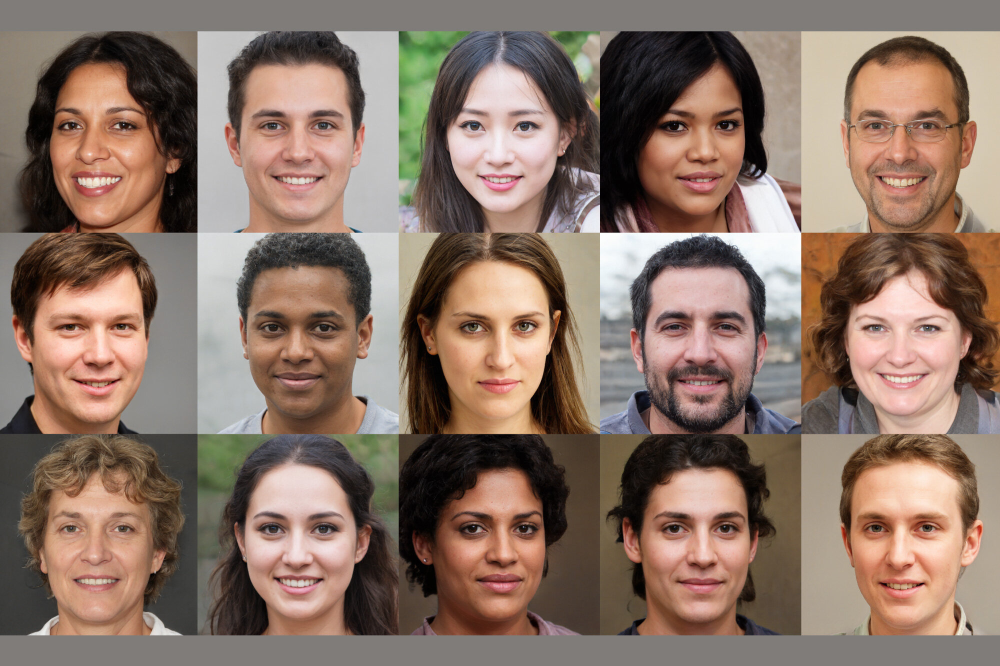
#> input picture Images/group3.jpg, 2000 x 1331 px, found by its file name (shown at 1/2 size)
$ python face_detect.py
#> lines starting #> are read from the running program, lines starting #| are printed output that depends on the picture; after the words box and inside, x2 and y2 are one past the last pixel; in counts of white or black regions, pixels touching at a corner belong together
import cv2 as cv

#reading and displaying original image
img = cv.imread('Images\group3.jpg')
#> img is the input picture: shape (1331, 2000, 3); mean B, G, R 102.6, 115.7, 138.6

#converting image to grayscale
gray = cv.cvtColor(img, cv.COLOR_BGR2GRAY)
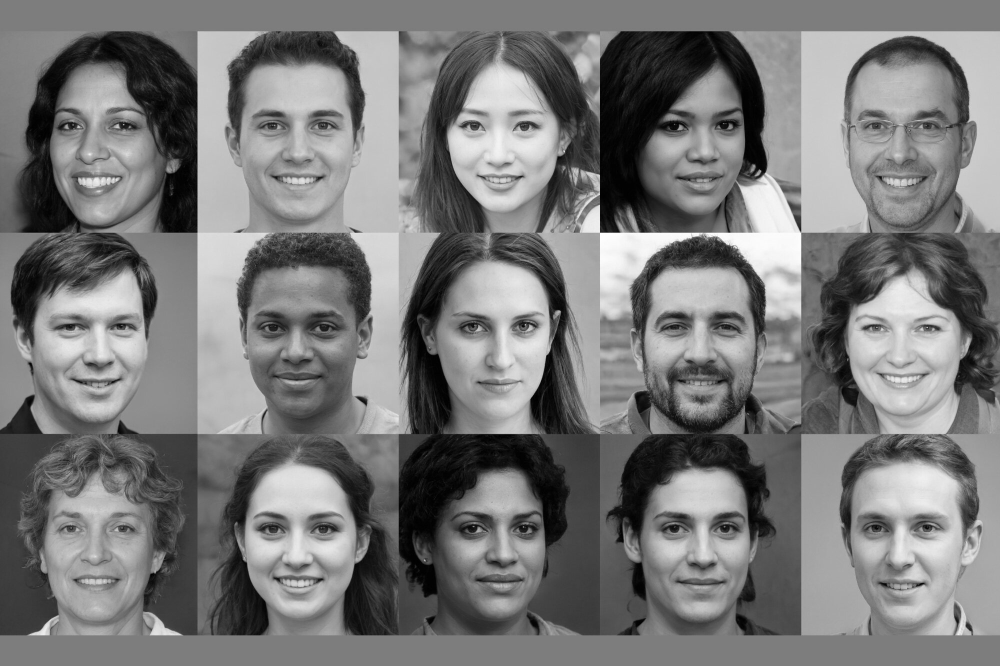
#> gray: shape (1331, 2000) (shown at 1/2 size); min 0, max 255, mean 121.1

#reading xml files
haar_cascadeface = cv.CascadeClassifier('XML Files/haar_face.xml')
haar_cascadeeyes = cv.CascadeClassifier('XML Files/haar_eyes.xml')

faces_rect = haar_cascadeface.detectMultiScale(gray, scaleFactor=1.1, minNeighbors=10)
#> faces_rect = 15 rows, first 6: [62, 155, 263, 263], [1287, 160, 240, 240], [66, 962, 257, 257], [867, 956, 264, 264], [443, 127, 313, 313], [865, 146, 274, 274]
eyes_rect = haar_cascadeeyes.detectMultiScale(gray, scaleFactor=1.1, minNeighbors=20)
#> eyes_rect = 30 rows, first 6: [1421, 223, 57, 57], [1824, 222, 58, 58], [912, 623, 64, 64], [510, 623, 64, 64], [1721, 631, 52, 52], [1419, 1027, 60, 60]

#detecting the faces and eyes
for (x, y, w, h) in faces_rect:
    cv.rectangle(img, (x, y), (x+w, y+h), (0, 255, 0), thickness=2) #lime color
#> this loop made 15 passes
#> (x, y, w, h) on passes 1 to 12: (62, 155, 263, 263), (1287, 160, 240, 240), (66, 962, 257, 257), (867, 956, 264, 264), (443, 127, 313, 313), (865, 146, 274, 274), (1658, 140, 289, 289), (53, 545, 282, 282), (1670, 558, 261, 261), (853, 543, 288, 288), (446, 537, 297, 297), (1254, 947, 288, 288)
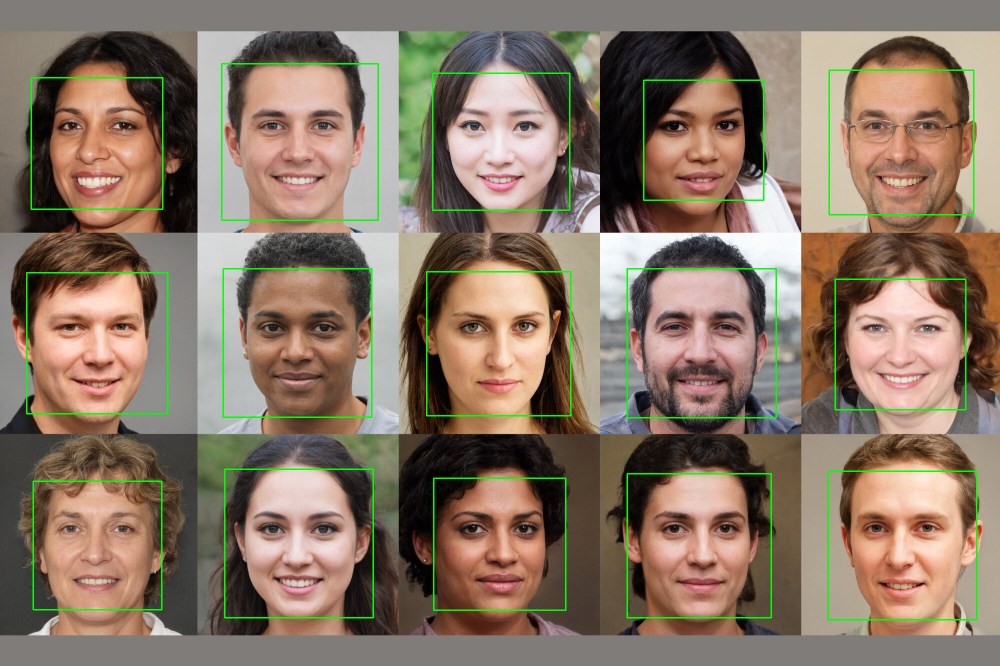
#> img: shape (1331, 2000, 3) (shown at 1/2 size); 1.89% of pixels changed, all inside (x1, y1, x2, y2) = (52, 126, 1955, 1241)

for (a, b, c, d) in eyes_rect:
    cv.rectangle(img, (a, b), (a+c, b+d), (255, 0, 0), thickness=2) #blue color
#> this loop made 30 passes
#> (a, b, c, d) on passes 1 to 12: (1421, 223, 57, 57), (1824, 222, 58, 58), (912, 623, 64, 64), (510, 623, 64, 64), (1721, 631, 52, 52), (1419, 1027, 60, 60), (1718, 1026, 62, 62), (111, 1029, 56, 56), (110, 224, 57, 57), (511, 219, 67, 67), (611, 222, 60, 60), (1719, 221, 63, 63)
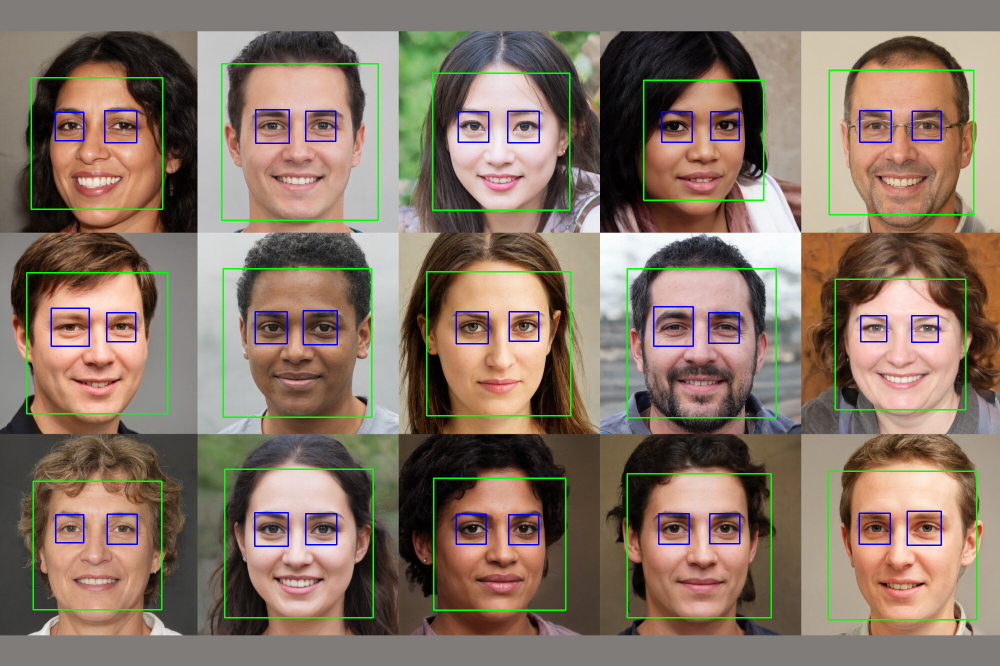
#> img: shape (1331, 2000, 3) (shown at 1/2 size); 0.83% of pixels changed, all inside (x1, y1, x2, y2) = (101, 218, 1884, 1094)

#Resizing images
def rescaleFrame(frame, scale=0.5):
#> called with scale = 0.5
    width = int(frame.shape[1] * scale)
#> width = 1000
    height = int(frame.shape[0] * scale)
#> height = 665

    dimensions = (width, height)
#> dimensions = (1000, 665)

    return cv.resize(frame, dimensions, interpolation=cv.INTER_AREA)
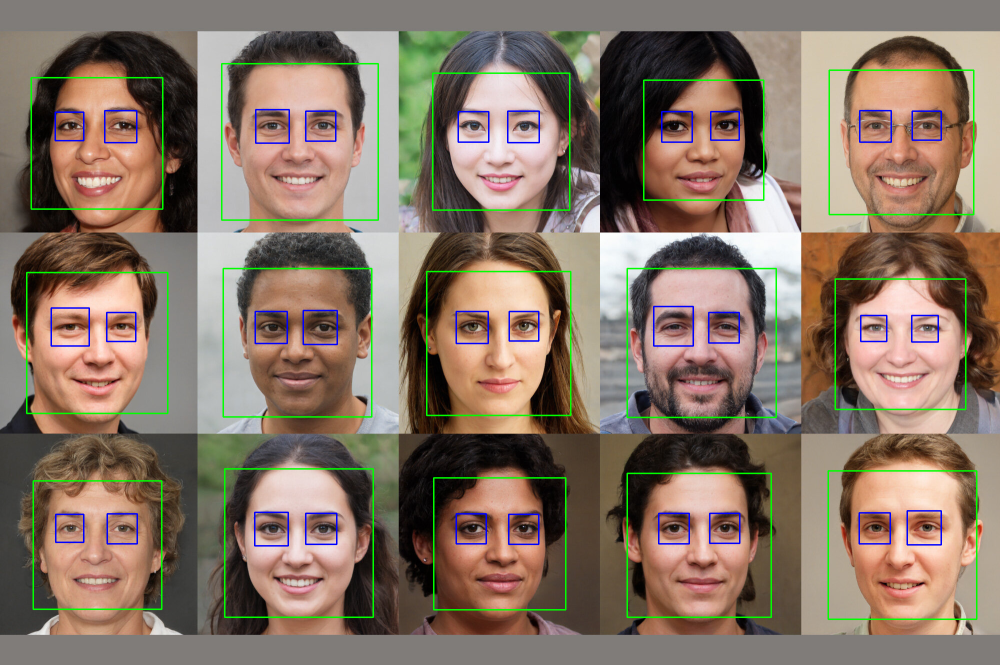
#> returned value: shape (665, 1000, 3); mean of channels 0, 1, 2 102, 117.4, 134.6; drawn as B, G, R

resized_image = rescaleFrame(img)
cv.imshow('Resized detected images', resized_image)

#Checking faces & eyes found or not
if len(faces_rect) or len(eyes_rect):
    print("Faces, eyes found")
    print(f'Number of faces found = {len(faces_rect)}')
#| Number of faces found = 15
    print(f'Number of eyes found = {len(eyes_rect)}')
#| Number of eyes found = 30
else:
   print("Faces or eyes not found")

cv.waitKey(0)

$ run again, with Images/group1.jfif saved as Images/group3.jpg
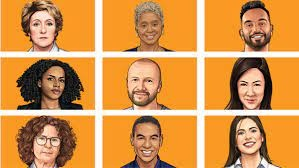
#> input picture Images/group1.jfif, 299 x 168 px, found by its file name
#> img is the input picture: shape (168, 299, 3); mean B, G, R 76.9, 148.1, 212.4
#> `gray = cv.cvtColor(img, cv.COLOR_BGR2GRAY)`:
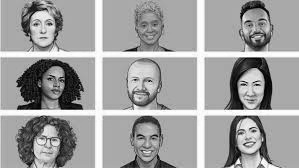
#> gray: shape (168, 299); min 0, max 255, mean 159.2
#> faces_rect = [[135, 13, 30, 30], [40, 68, 31, 31], [231, 119, 34, 34], [31, 126, 34, 34], [131, 125, 32, 32], [26, 11, 34, 34], [233, 71, 35, 35], [124, 66, 36, 36]]
#> eyes_rect = ()
#> the loop `for (x, y, w, h) in faces_rect:` made 8 passes
#> in rescaleFrame, `return cv.resize(frame, dimensions, interpolation=cv.INTER_AREA)`:
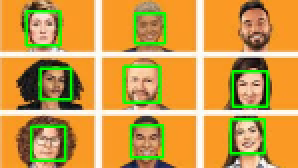
#> returned value: shape (84, 149, 3) (shown 2 times larger); mean of channels 0, 1, 2 73.5, 158, 203.3; drawn as B, G, R
#| Number of faces found = 8
#| Number of eyes found = 0
